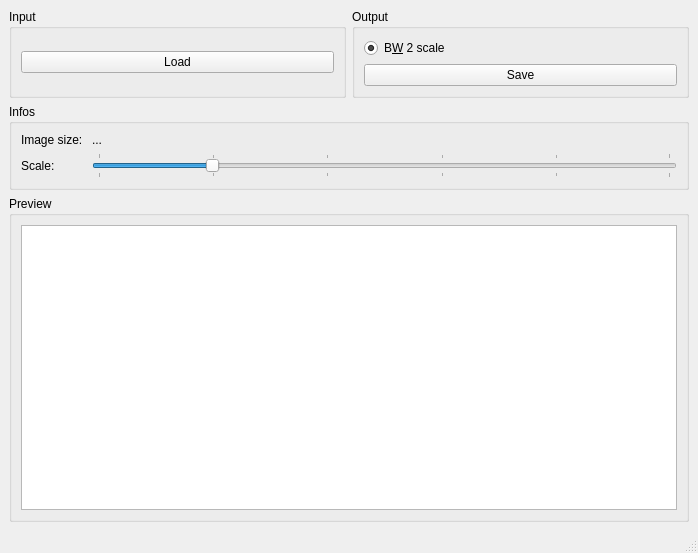
<?xml version="1.0" encoding="UTF-8"?>
<ui version="4.0">
 <class>MainWindow</class>
 <widget class="QMainWindow" name="MainWindow">
  <property name="geometry">
   <rect>
    <x>0</x>
    <y>0</y>
    <width>698</width>
    <height>553</height>
   </rect>
  </property>
  <property name="windowTitle">
   <string>MainWindow</string>
  </property>
  <widget class="QWidget" name="centralwidget">
   <layout class="QGridLayout" name="gridLayout_2">
    <item row="2" column="0" rowspan="3" colspan="2">
     <widget class="QGroupBox" name="gb_preview">
      <property name="sizePolicy">
       <sizepolicy hsizetype="Preferred" vsizetype="Expanding">
        <horstretch>0</horstretch>
        <verstretch>0</verstretch>
       </sizepolicy>
      </property>
      <property name="title">
       <string>Preview</string>
      </property>
      <layout class="QGridLayout" name="gridLayout_4">
       <item row="0" column="0">
        <widget class="QGraphicsView" name="graphicsView"/>
       </item>
      </layout>
     </widget>
    </item>
    <item row="0" column="0">
     <widget class="QGroupBox" name="gb_input">
      <property name="sizePolicy">
       <sizepolicy hsizetype="Preferred" vsizetype="Minimum">
        <horstretch>0</horstretch>
        <verstretch>0</verstretch>
       </sizepolicy>
      </property>
      <property name="title">
       <string>Input</string>
      </property>
      <layout class="QGridLayout" name="gridLayout_3">
       <item row="0" column="0">
        <widget class="QPushButton" name="pb_load">
         <property name="text">
          <string>Load</string>
         </property>
        </widget>
       </item>
      </layout>
     </widget>
    </item>
    <item row="0" column="1">
     <widget class="QGroupBox" name="gb_output">
      <property name="sizePolicy">
       <sizepolicy hsizetype="Preferred" vsizetype="Maximum">
        <horstretch>0</horstretch>
        <verstretch>0</verstretch>
       </sizepolicy>
      </property>
      <property name="title">
       <string>Output</string>
      </property>
      <layout class="QGridLayout" name="gridLayout">
       <item row="1" column="0">
        <widget class="QPushButton" name="pb_save">
         <property name="text">
          <string>Save</string>
         </property>
        </widget>
       </item>
       <item row="0" column="0">
        <widget class="QRadioButton" name="rb_BW_2scale">
         <property name="text">
          <string>B&amp;W 2 scale</string>
         </property>
         <property name="checked">
          <bool>true</bool>
         </property>
        </widget>
       </item>
      </layout>
     </widget>
    </item>
    <item row="1" column="0" colspan="2">
     <widget class="QGroupBox" name="gb_infos">
      <property name="sizePolicy">
       <sizepolicy hsizetype="Preferred" vsizetype="Maximum">
        <horstretch>0</horstretch>
        <verstretch>0</verstretch>
       </sizepolicy>
      </property>
      <property name="title">
       <string>Infos</string>
      </property>
      <layout class="QGridLayout" name="gridLayout_5">
       <item row="0" column="0">
        <widget class="QLabel" name="l_str_image_size">
         <property name="sizePolicy">
          <sizepolicy hsizetype="Maximum" vsizetype="Preferred">
           <horstretch>0</horstretch>
           <verstretch>0</verstretch>
          </sizepolicy>
         </property>
         <property name="text">
          <string>Image size: </string>
         </property>
        </widget>
       </item>
       <item row="1" column="0">
        <widget class="QLabel" name="l_str_image_scale">
         <property name="sizePolicy">
          <sizepolicy hsizetype="Maximum" vsizetype="Preferred">
           <horstretch>0</horstretch>
           <verstretch>0</verstretch>
          </sizepolicy>
         </property>
         <property name="text">
          <string>Scale:</string>
         </property>
        </widget>
       </item>
       <item row="1" column="1" colspan="2">
        <widget class="QSlider" name="slider_scale">
         <property name="minimum">
          <number>1</number>
         </property>
         <property name="maximum">
          <number>500</number>
         </property>
         <property name="singleStep">
          <number>10</number>
         </property>
         <property name="pageStep">
          <number>10</number>
         </property>
         <property name="value">
          <number>100</number>
         </property>
         <property name="sliderPosition">
          <number>100</number>
         </property>
         <property name="orientation">
          <enum>Qt::Horizontal</enum>
         </property>
         <property name="tickPosition">
          <enum>QSlider::TicksBothSides</enum>
         </property>
         <property name="tickInterval">
          <number>100</number>
         </property>
        </widget>
       </item>
       <item row="0" column="1" colspan="2">
        <widget class="QLabel" name="l_image_size">
         <property name="text">
          <string>...</string>
         </property>
        </widget>
       </item>
      </layout>
     </widget>
    </item>
   </layout>
  </widget>
  <widget class="QMenuBar" name="menubar">
   <property name="geometry">
    <rect>
     <x>0</x>
     <y>0</y>
     <width>698</width>
     <height>22</height>
    </rect>
   </property>
  </widget>
  <widget class="QStatusBar" name="statusbar"/>
 </widget>
 <resources/>
 <connections/>
</ui>
